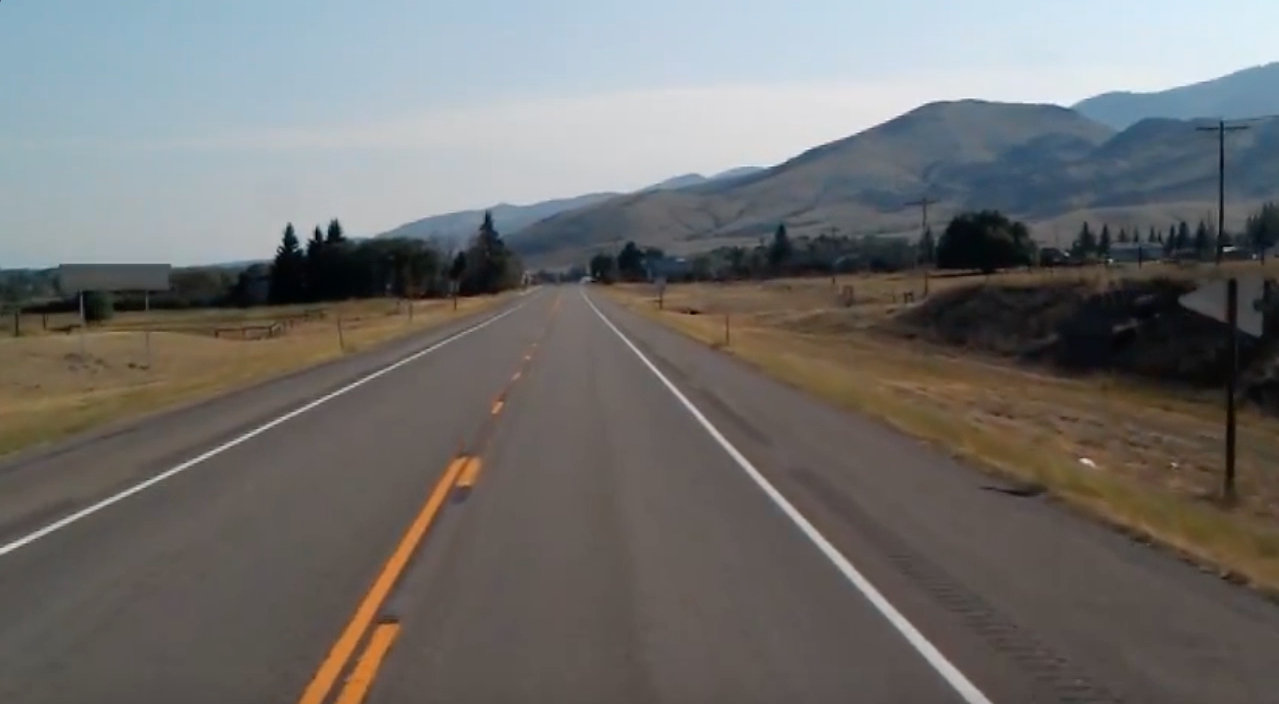
#> input picture data/test_image.jpg, 1279 x 704 px, found by its file name
$ python thresholdSelect.py
#> lines starting #> are read from the running program, lines starting #| are printed output that depends on the picture
import cv2 as cv

def edge_detect(frame, minthres, maxthres):
    # GrayScaling the Image
    gray_frame = cv.cvtColor(frame, cv.COLOR_BGR2GRAY)
    blurred_frame = cv.GaussianBlur(gray_frame, (5, 5), 0)
    return cv.Canny(blurred_frame, minthres, maxthres)


# Reading the Source
frame = cv.imread("data/test_image.jpg", cv.IMREAD_COLOR)
#> frame is the input picture: shape (704, 1279, 3); mean B, G, R 109.7, 111.3, 112.3
images = []
for i in range(0, 240, 20):
    for j in range(0, 240, 20):
        images.append((edge_detect(frame, i, j), str(i)+", "+str(j)))
#> this loop made 12 passes
#> pass 1, in edge_detect, `gray_frame = cv.cvtColor(frame, cv.COLOR_BGR2GRAY)`:
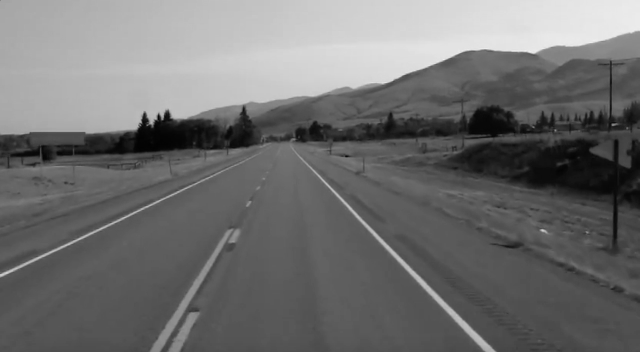
#> gray_frame: shape (704, 1279) (shown at 1/2 size); min 0, max 244, mean 111.4
#> after the loop, images = 144 items


# Display the Images List with appropriate window names
i = 0
#> i = 0
while(True):
    cv.imshow(images[i][1], images[i][0])
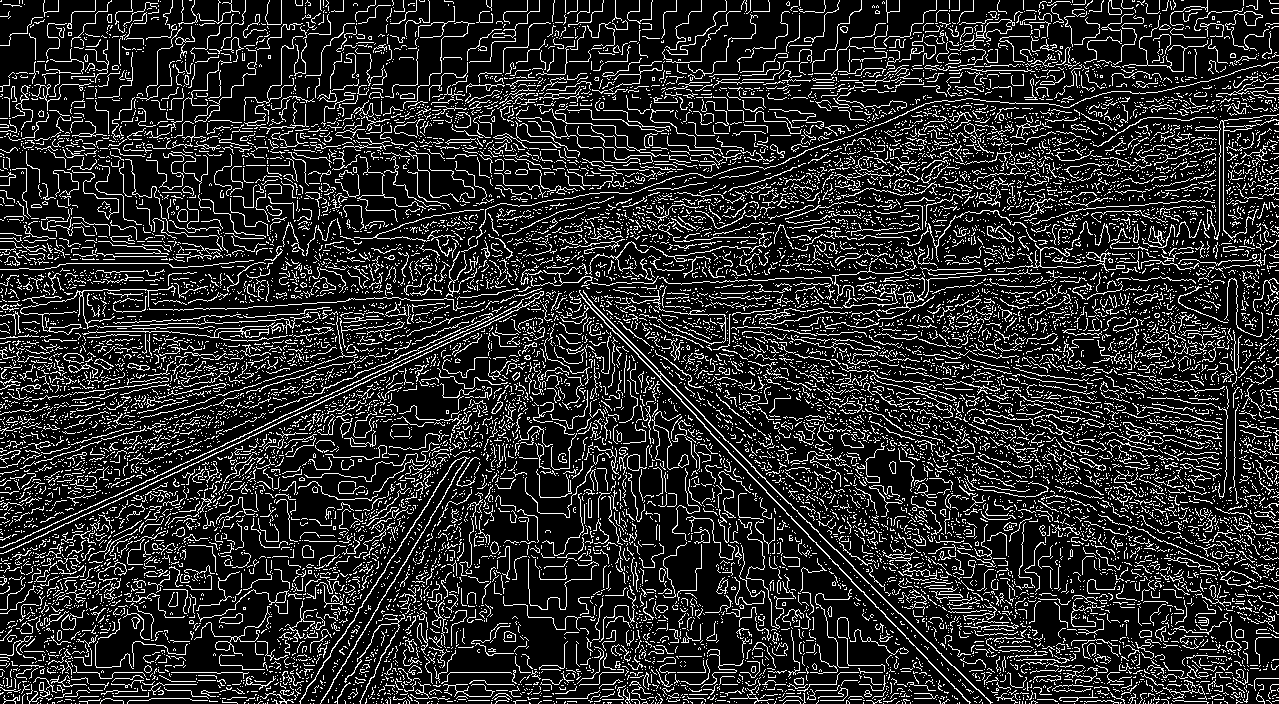
#> window '0, 0': shape (704, 1279); 16.6% white in thin lines or dots
    k = cv.waitKey(0)
#> (key Esc is pressed here)
    cv.destroyAllWindows()
    if(k == 2):    # Left Arrow Key
        if(i == 0): i=len(images)-1
        else: i-=1
    if(k == 3):    # Right Arrow Key
        if(i == len(images)-1): i=0
        else: i+=1
    if(k == 27):    # Esc Key
        break

$ run again, with data/straight_lines1.jpg copied over data/test_image.jpg
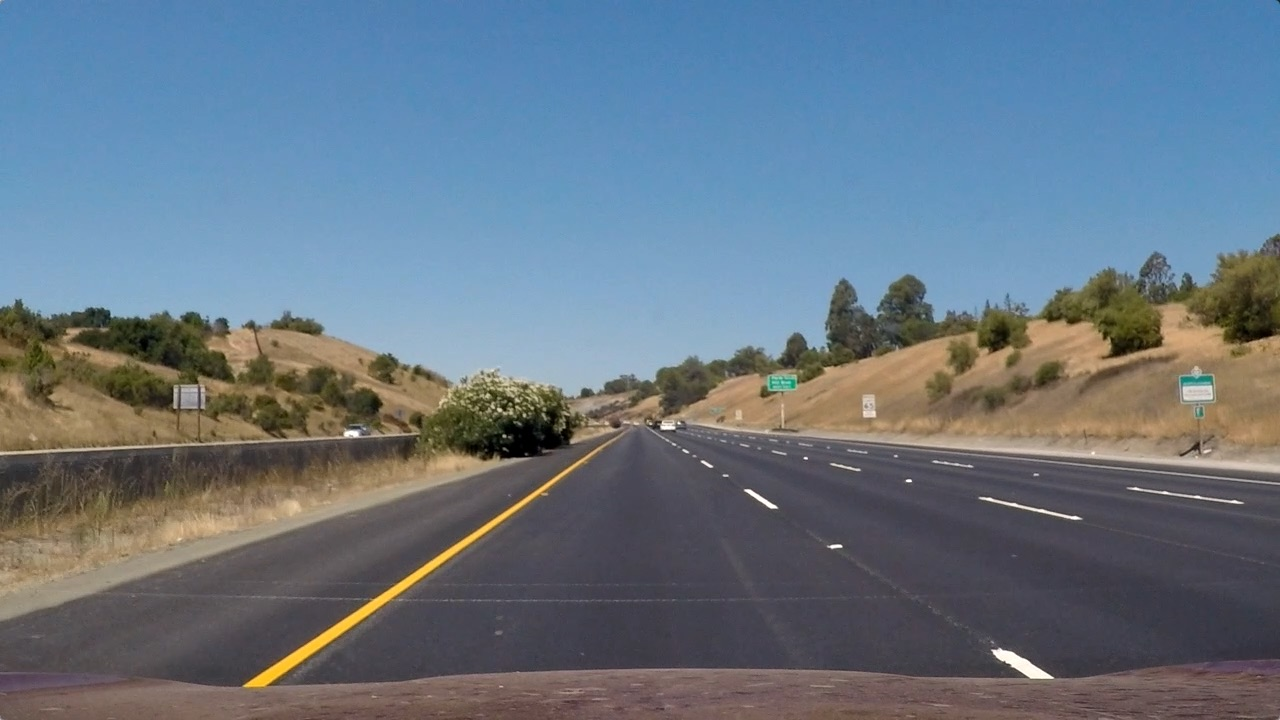
#> input picture data/straight_lines1.jpg, 1280 x 720 px, found by its file name
#> frame is the input picture: shape (720, 1280, 3); mean B, G, R 131.2, 117.7, 103.2
#> the loop `for i in range(0, 240, 20):` made 12 passes
#> pass 1, in edge_detect, `gray_frame = cv.cvtColor(frame, cv.COLOR_BGR2GRAY)`:
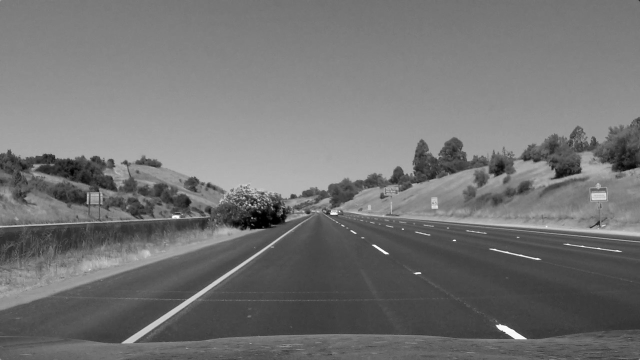
#> gray_frame: shape (720, 1280) (shown at 1/2 size); min 0, max 255, mean 114.9
#> after the loop `for i in range(0, 240, 20):`: images = 144 items
#> i = 0
#> `cv.imshow(images[i][1], images[i][0])`:
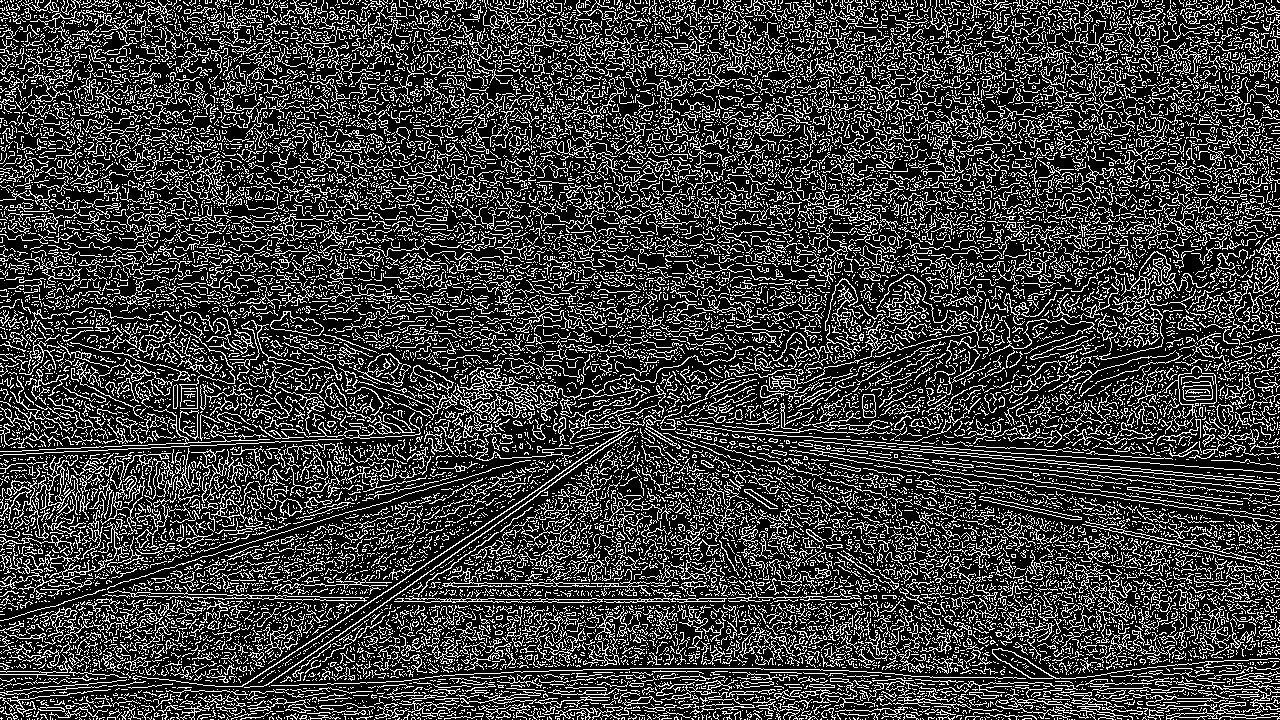
#> window '0, 0': shape (720, 1280); 24.1% white in thin lines or dots

$ run again, with data/straight_lines2.jpg copied over data/test_image.jpg
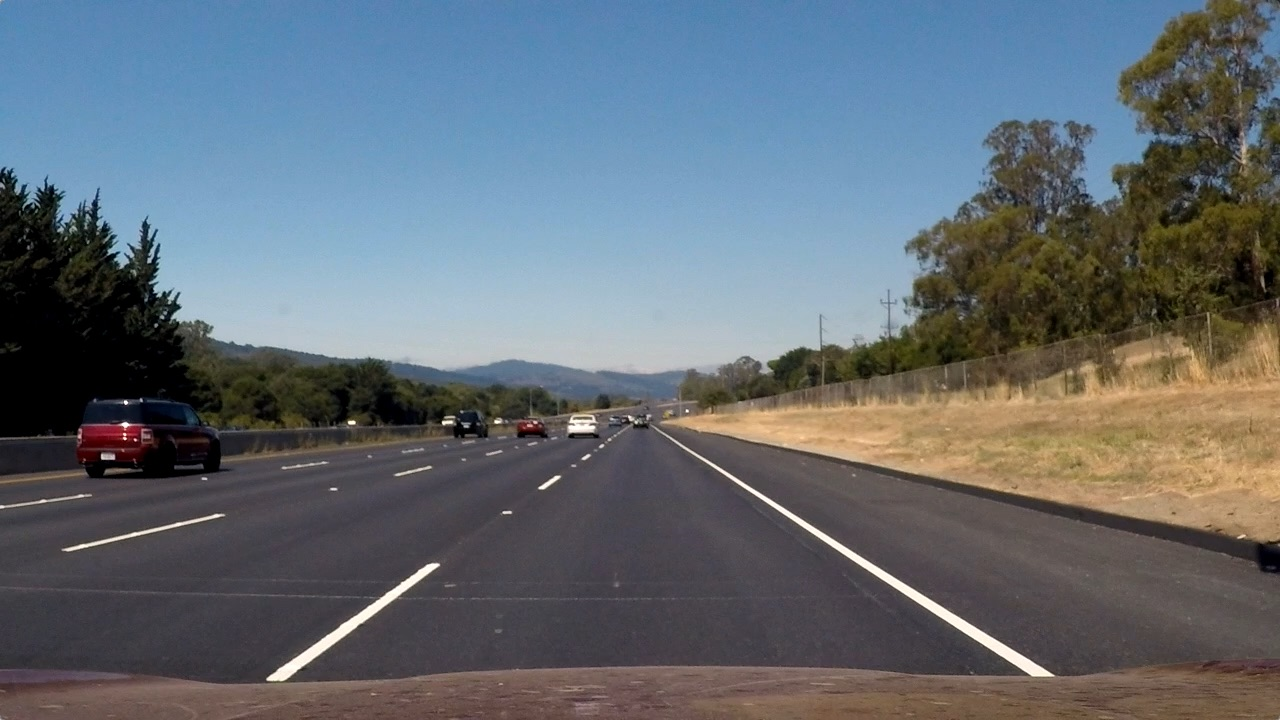
#> input picture data/straight_lines2.jpg, 1280 x 720 px, found by its file name
#> frame is the input picture: shape (720, 1280, 3); mean B, G, R 115.1, 107.7, 99.4
#> the loop `for i in range(0, 240, 20):` made 12 passes
#> pass 1, in edge_detect, `gray_frame = cv.cvtColor(frame, cv.COLOR_BGR2GRAY)`:
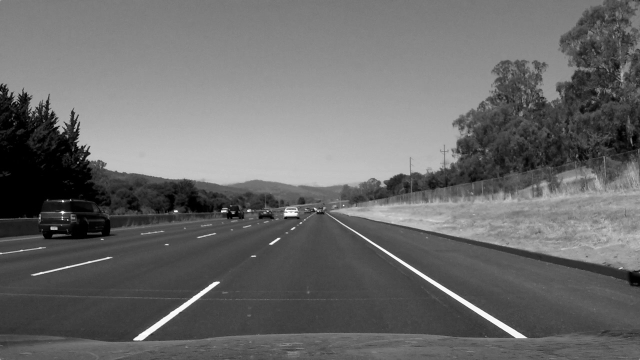
#> gray_frame: shape (720, 1280) (shown at 1/2 size); min 0, max 254, mean 106
#> after the loop `for i in range(0, 240, 20):`: images = 144 items
#> i = 0
#> `cv.imshow(images[i][1], images[i][0])`:
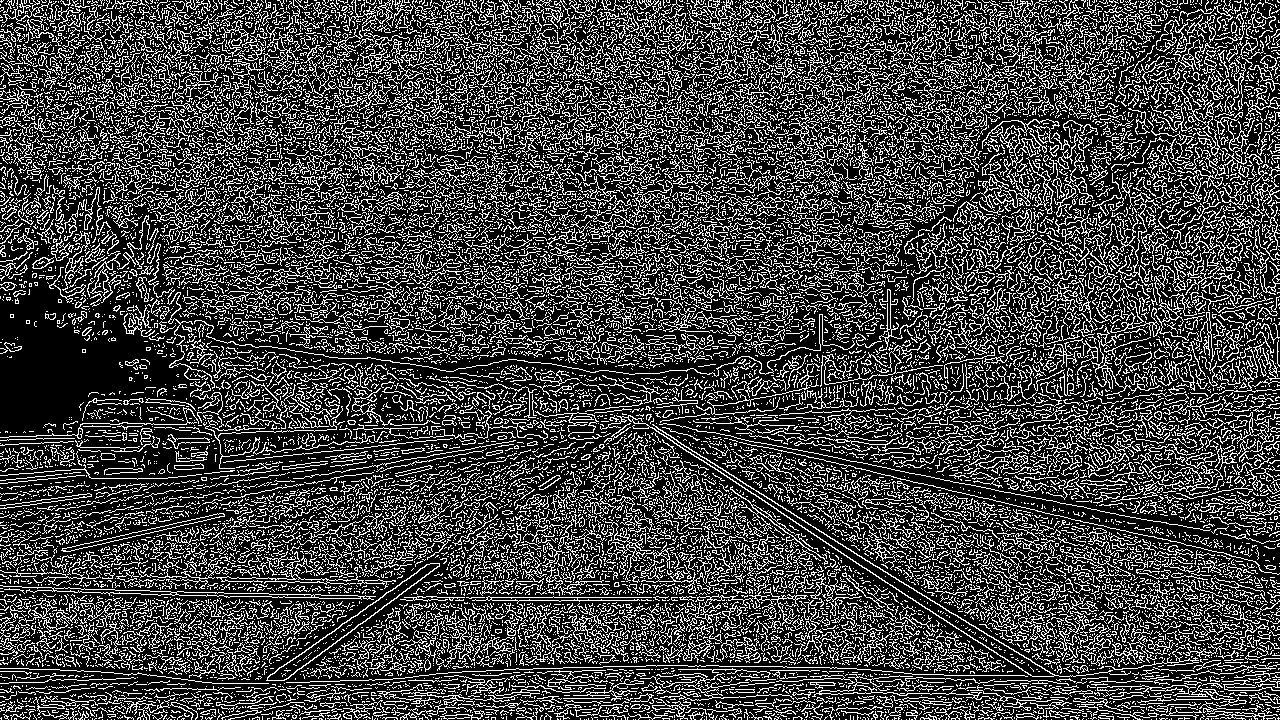
#> window '0, 0': shape (720, 1280); 26.1% white in thin lines or dots
